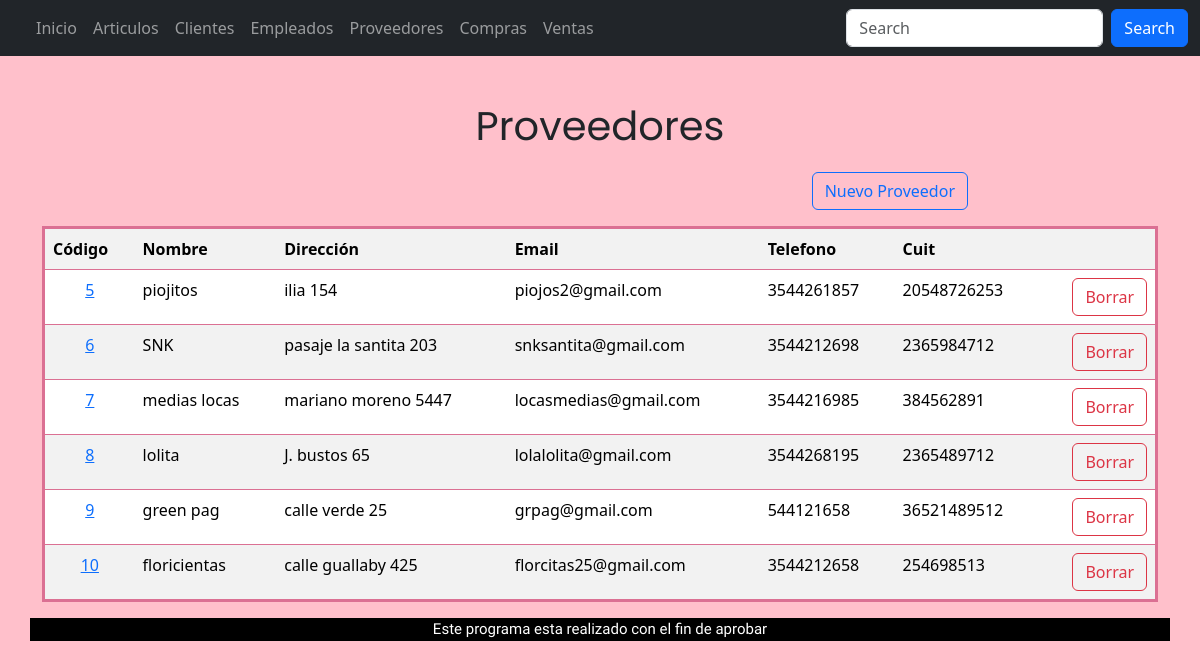
Screenshot of /tablaproveedores/ with the database file from the repository.
### appRieVictoria/models.py (models this page shows, shortened)
class Proveedores(models.Model):
    nombre = models.CharField(max_length=25, help_text="Nombre del proveedor",verbose_name="Nombre")
    direccion = models.CharField(max_length=100, help_text="Direccion del proveedor",verbose_name="Dirección")
    Email = models.EmailField(help_text="Email del proveedor")
    cuit = models.PositiveBigIntegerField(help_text="Cuit del proveedor",verbose_name="Cuit")
    telefono = models.PositiveBigIntegerField()
    empleados = models.ManyToManyField("Empleados",related_name='empleados_compran_a_proveedores', through="Compras",verbose_name="Empleado")

### appRieVictoria/views.py (the view)
def tablaproveedores (request):
    context= {'Proveedores': Proveedores.objects.all()}
    return render (request, 'tablaproveedores.html', context)

### proyectoRieVictoria/templates/tablaproveedores.html (shortened to what this page needs)
{% extends "base.html" %}
{% block content %}
<div class="nombreTablas">
    <p >Proveedores</p>
</div>
    <div class="row">
        <div class="col d-flex justify-content-end aling-items-end mb-3 col-10">
        <a class="btn btn-outline-primary" href="/proveedores/ProveedoresNuevo{{ p.id}}">Nuevo Proveedor</a></td>
        </div>
    </div>
    <table style="border-style: solid; border-color: palevioletred;" class="table table-striped">
            <tr>
                <th>Código</th>
                <th>Nombre</th>
                <th>Dirección</th>
                <th>Email</th>
                <th>Telefono</th>
                <th>Cuit</th>
                <th></th>
            </tr>
            {% for p in Proveedores %}
                <tr>
                    <td class="centrado"><a href="/proveedores/ProveedoresModif/{{ p.id }}/">{{ p.id }}</a></td>
                    <td>{{ p.nombre }}</td>
                    <td>{{ p.direccion }}</td>
                    <td>{{ p.Email }}</td>
                    <td>{{ p.telefono }}</td>
                    <td>{{ p.cuit}}</td>
                    <td>
                        <div class="d-flex justify-content-end ">
                            <a class="btn btn-outline-danger" href="/proveedores/ProveedoresBorrar/{{ p.id}}">Borrar</a>
                        </div>
                    </td>
                </tr>
                {% endfor %}
        </table>
    </div>
{% endblock %}

### proyectoRieVictoria/static/estilos.css (style rules this page uses)
body { background-color: pink; }
.nombreTablas { font-family: 'Poppins', sans-serif; text-align: center; font-size: 40px; margin-top: 40px; }
.centrado { text-align: center; }

### rows the page displays
Proveedores: id "5", nombre "piojitos", direccion "ilia 154", Email "piojos2@gmail.com", telefono "3544261857", cuit "20548726253"
Proveedores: id "6", nombre "SNK", direccion "pasaje la santita 203", Email "snksantita@gmail.com", telefono "3544212698", cuit "2365984712"
Proveedores: id "7", nombre "medias locas", direccion "mariano moreno 5447", Email "locasmedias@gmail.com", telefono "3544216985", cuit "384562891"
Proveedores: id "8", nombre "lolita", direccion "J. bustos 65", Email "lolalolita@gmail.com", telefono "3544268195", cuit "2365489712"
Proveedores: id "9", nombre "green pag", direccion "calle verde 25", Email "grpag@gmail.com", telefono "544121658", cuit "36521489512"
Proveedores: id "10", nombre "floricientas", direccion "calle guallaby 425", Email "florcitas25@gmail.com", telefono "3544212658", cuit "254698513"
